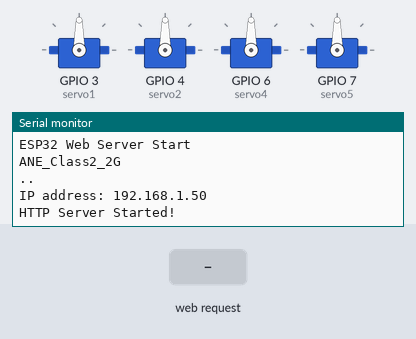
A sketch run on a simulated ESP32. Parts: 4 × servo, the last lines printed to the serial monitor. Inputs (shaded band) come from the test bench. WiFi joins after 1.5 s; servers stay silent unless stated.

Above: at 3.3 s.
3.4 s: HTTP request GET /1p received
At 4.6 s:
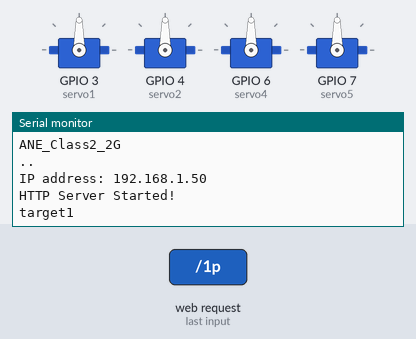
4.9 s: HTTP request GET /cola received
At 5.8 s:
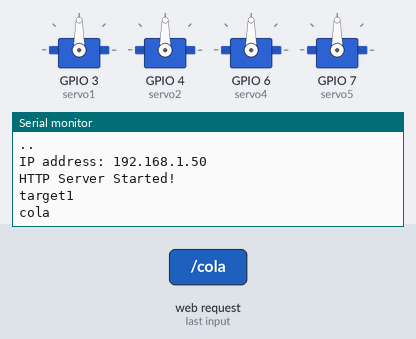
6.4 s: HTTP request GET /cider received
At 6.9 s:
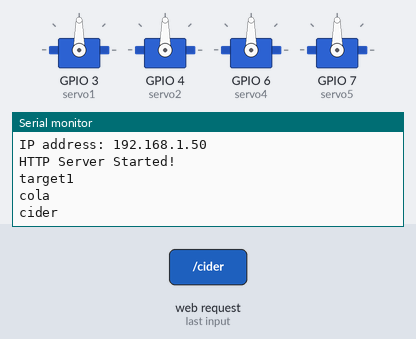

The sketch:

sketch_web.ino
```cpp
#include <WiFi.h>
#include <ESP32Servo.h>
#include <AsyncTCP.h>
#include <ESPAsyncWebServer.h>
Servo servo1;
Servo servo2;
Servo servo4;
Servo servo5;

const char *ssid = "ANE_Class2_2G";
const char *password = "addinedu_class2@";
int i = 60;
char input = 'k';
const char html[] PROGMEM = R"rawliteral(
<!DOCTYPE html>
<html>
<body>
<center>
<style>
body { background-color: lightblue; }
</style>
<p><span style="background: linear-gradient(to right, #ffa7a3, #5673bd); padding: 0.43em 1em; font-size: 25px; border-radius: 3px; color: #ffffff;">1 Team Iot Project!</span></p>
<a href="1p"><button style="WIDTH: 60pt; HEIGHT: 60pt">1 point</button></a>
<a href="2p"><button style="WIDTH: 60pt; HEIGHT: 60pt">2 point</button></a>
<a href="3p"><button style="WIDTH: 60pt; HEIGHT: 60pt">3 point</button></a>
<a href="4p"><button style="WIDTH: 60pt; HEIGHT: 60pt">4 point</button></a>
<a href="cola"><button style="background-color: red; WIDTH: 60pt; HEIGHT: 60pt;">Cola</button></a>
<a href="cider"><button style="background-color: green; WIDTH: 60pt; HEIGHT: 60pt;">Cider</button></a>
<a href="fanta"><button style="background-color: orange; WIDTH: 60pt; HEIGHT: 60pt;">Fanta</button></a>
<div style="text-align : center; ">
  <img src="https://uyjoqvxyzgvv9714092.cdn.ntruss.com/data2/content/image/2021/10/05/20211005319942.jpg"/>
</div>
</center>
</body>
</html>
)rawliteral";

int a=30;
int a_open=90;
int b=90;
int c=60;
int d=30;

AsyncWebServer server(80);

// 페이지 요청이 들어오면 처리하는 함수
String processor(const String& var)
{
  Serial.println(var);
  return var;
}

void setup() {
  // put your setup code here, to run once:
  Serial.begin(115200);
  Serial.println("ESP32 Web Server Start");
  Serial.println(ssid);

  // WiFi 접속
  WiFi.begin(ssid, password);

  // 접속 체크
  while (WiFi.status() != WL_CONNECTED)
  {
    delay(1000);
    Serial.print(".");
  }
  Serial.println();

  // 접속 완료
  Serial.print("IP address: ");
  Serial.println(WiFi.localIP());

  // 서보모터 핀 번호 설정
  servo1.attach(3);
  servo2.attach(4);
  servo4.attach(6);
  servo5.attach(7);

  // callback 함수 등록
  server.on("/", HTTP_GET, [] (AsyncWebServerRequest *req){
    req->send_P(200, "text.html", html, processor);
  });

  server.on("/1p", HTTP_GET, [] (AsyncWebServerRequest *req){
    Serial.println("target1");
    req->send_P(200, "text.html", html, processor);
  });

  server.on("/2p", HTTP_GET, [] (AsyncWebServerRequest *req){
    Serial.println("target2");
    req->send_P(200, "text.html", html, processor);
  });

  server.on("/3p", HTTP_GET, [] (AsyncWebServerRequest *req){
    Serial.println("target3");
    req->send_P(200, "text.html", html, processor);
  });

  server.on("/4p", HTTP_GET, [] (AsyncWebServerRequest *req){
    Serial.println("target4");
    req->send_P(200, "text.html", html, processor);
  });

  server.on("/cola", HTTP_GET, [] (AsyncWebServerRequest *req){
    Serial.println("cola");
    req->send_P(200, "text.html", html, processor);
  });

  server.on("/cider", HTTP_GET, [] (AsyncWebServerRequest *req){
    Serial.println("cider");
    req->send_P(200, "text.html", html, processor);
  });

  server.on("/fanta", HTTP_GET, [] (AsyncWebServerRequest *req){
    Serial.println("fanta");
    req->send_P(200, "text.html", html, processor);
  });

  server.begin();

  Serial.println("HTTP Server Started!");
  delay(100);
}

void loop() {
  // put your main code here, to run repeatedly:

}
```

Measured:
- after the input at 3.4 s, the serial monitor: prints a new line at once (image 1)
- after the input at 4.9 s, the serial monitor: prints a new line at once (image 2)
- after the input at 6.4 s, the serial monitor: prints a new line at once (image 3)
